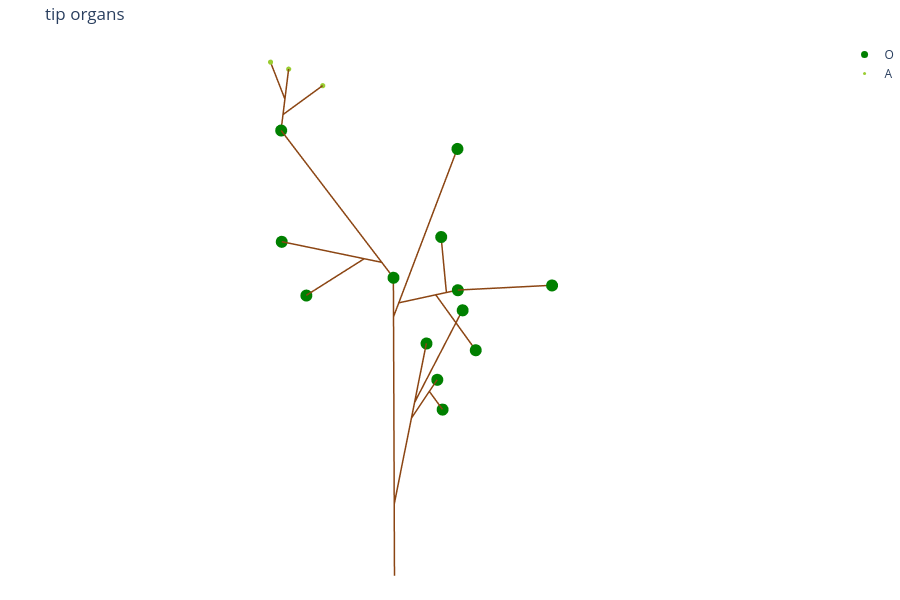

Source (notebook cell):
### Markdown cell above
## 3. Tip organs (apex that matures)
`A(s, o)`: a tip on an axis of branching order `o` that has grown `s` so far. While it's below its axis' length limit it adds
an internode behind itself, sometimes leaving a new branch tip (order + 1). At the limit it turns into an organ `O`.
Shorter limits for higher orders (`ratio**o`) shape the crown.

### Code cell
rules = '''
A(s, o) : s < maxLen * ratio**o and o < maxOrder -> F(dl) [ &(40) A(0, o+1) ] /(137.5) A(s+dl, o) @ pBranch
A(s, o) : s < maxLen * ratio**o -> F(dl) A(s+dl, o) @ 1 - pBranch
A(s, o) : s >= maxLen * ratio**o -> O(o)
'''
constants = dict(maxLen=4, ratio=0.6, maxOrder=3, dl=0.25, pBranch=0.3)
gens = derive("A(0, 0)", rules, steps=30, constants=constants, seed=0)
print(summary(gens[-1]))
plot(interpret(gens[-1]), "tip organs", mark_styles={"A": dict(color="yellowgreen", size=3), "O": dict(color="green", size=7)})

### Figure 1 — Plotly figure (JSON) as saved in the notebook; plotly's stock layout.template omitted (floating-point values rounded to 4 significant figures; data arrays with more than 128 entries replaced by an {"elided": "..."} marker saying what was removed)
{"data": [{"hoverinfo": "skip", "line": {"color": "saddlebrown", "width": 3}, "mode": "lines", "name": "width 1", "showlegend": false, "type": "scatter3d", "x": {"elided": "297 float values"}, "y": {"elided": "297 float values"}, "z": {"elided": "297 float values"}}, {"marker": {"color": "green", "size": 7}, "mode": "markers", "name": "O", "type": "scatter3d", "x": [0, 0, 0.6514, 0, 1.359, 1.074, 2.095, 1.107, 1.086, -1.268, -1.632, -1.601, 0], "y": [2.654, 2.281, 1.158, 1.607, -1.483, -1.815, -1.338, -1.208, -1.185, 0.1109, 0.1428, 0.1401, 0], "z": [1.631, 2.218, 3.486, 2.915, 3.365, 4.508, 4.03, 3.952, 5.415, 3.735, 4.452, 5.915, 4]}, {"marker": {"color": "yellowgreen", "size": 3}, "mode": "markers", "name": "A", "type": "scatter3d", "x": [-1.248, -1.794, -1.692], "y": [0.7191, 0.258, 0.5839], "z": [6.588, 6.827, 6.807]}], "layout": {"height": 600, "margin": {"b": 0, "l": 0, "r": 0, "t": 40}, "scene": {"aspectmode": "cube", "camera": {"eye": {"x": 0.35, "y": -1.2, "z": 0.15}, "up": {"x": 0, "y": 0, "z": 1}}, "xaxis": {"range": [-3.434, 3.735], "visible": false}, "yaxis": {"range": [-3.165, 4.004], "visible": false}, "zaxis": {"range": [-0.1707, 6.998], "visible": false}}, "title": {"text": "tip organs"}}}
